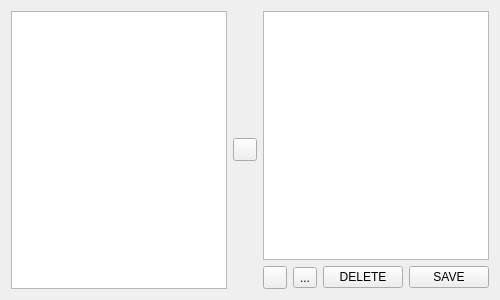
<?xml version="1.0" encoding="UTF-8"?>
<ui version="4.0">
 <class>selectScalerForm</class>
 <widget class="QWidget" name="selectScalerForm">
  <property name="geometry">
   <rect>
    <x>0</x>
    <y>0</y>
    <width>500</width>
    <height>300</height>
   </rect>
  </property>
  <property name="windowTitle">
   <string>Scaler Select</string>
  </property>
  <layout class="QHBoxLayout" name="horizontalLayout">
   <item>
    <widget class="QTreeWidget" name="scalerTree">
     <attribute name="headerVisible">
      <bool>false</bool>
     </attribute>
     <column>
      <property name="text">
       <string notr="true">1</string>
      </property>
     </column>
    </widget>
   </item>
   <item>
    <widget class="QToolButton" name="addButton">
     <property name="icon">
      <iconset resource="icon.qrc">
       <normaloff>:/arrow/right.png</normaloff>:/arrow/right.png</iconset>
     </property>
    </widget>
   </item>
   <item>
    <layout class="QVBoxLayout" name="viewLayout">
     <item>
      <widget class="QListWidget" name="listWidget"/>
     </item>
     <item>
      <layout class="QHBoxLayout" name="ctlLayout">
       <item>
        <widget class="QToolButton" name="upButton">
         <property name="icon">
          <iconset resource="icon.qrc">
           <normaloff>:/arrow/up.png</normaloff>:/arrow/up.png</iconset>
         </property>
        </widget>
       </item>
       <item>
        <widget class="QToolButton" name="downButton">
         <property name="text">
          <string>...</string>
         </property>
         <property name="icon">
          <iconset resource="icon.qrc">
           <normaloff>:/arrow/down.png</normaloff>:/arrow/down.png</iconset>
         </property>
        </widget>
       </item>
       <item>
        <widget class="QPushButton" name="deleteButton">
         <property name="text">
          <string>DELETE</string>
         </property>
        </widget>
       </item>
       <item>
        <widget class="QPushButton" name="saveButton">
         <property name="text">
          <string>SAVE</string>
         </property>
        </widget>
       </item>
      </layout>
     </item>
    </layout>
   </item>
  </layout>
 </widget>
 <resources>
  <include location="icon.qrc"/>
 </resources>
 <connections/>
</ui>
